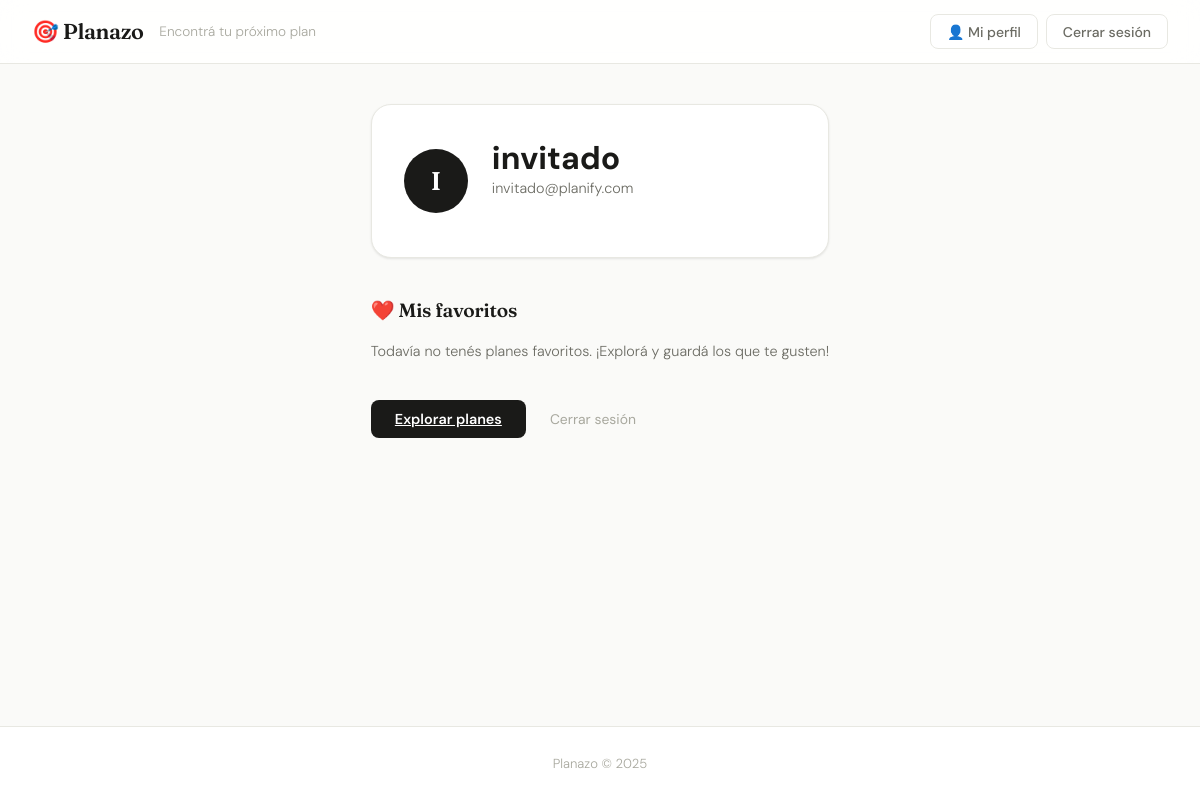
Page /perfil (signed in) on the earlier database version.
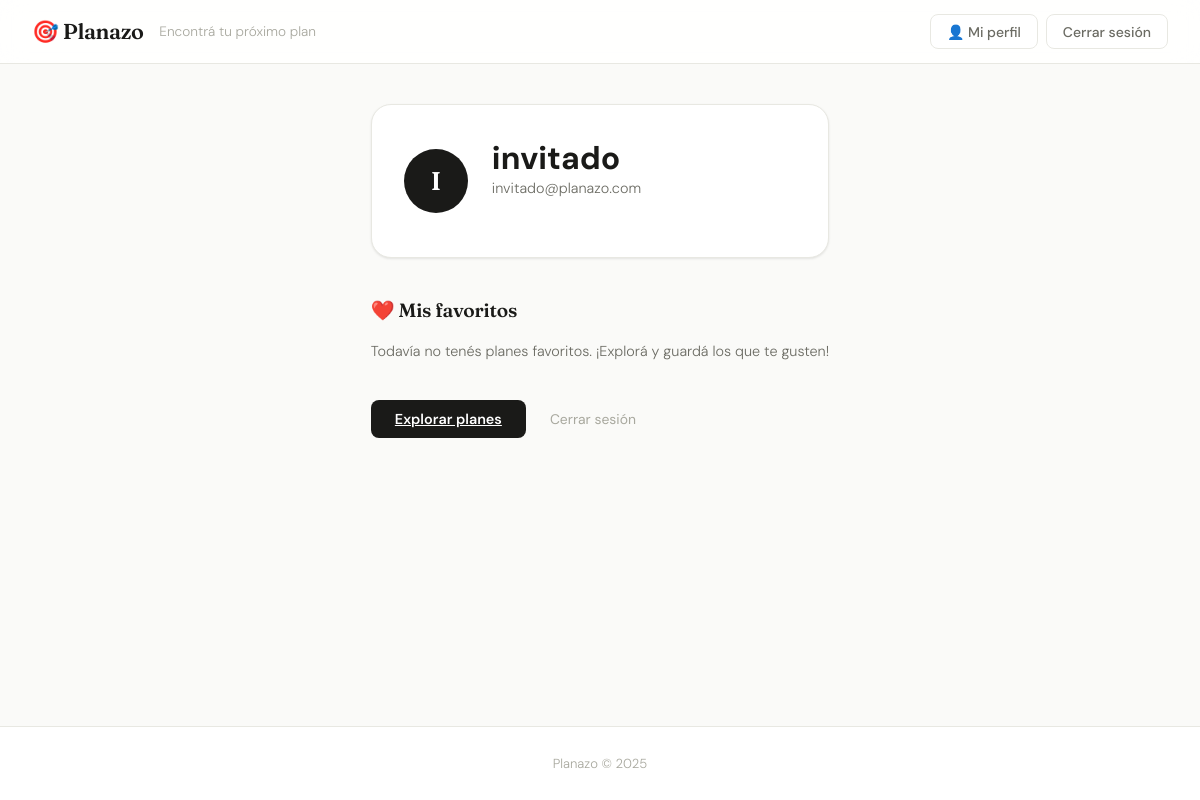
Same page on the later database version.
### app/models.py (models this page shows)
class Usuario(Base):
    __tablename__ = "usuarios"
    id = Column(Integer, primary_key=True, index=True)
    nombre = Column(String, nullable=False)
    email = Column(String, unique=True, index=True, nullable=False)
    hashed_password = Column(String, nullable=False)
    descartes = relationship("Descarte", back_populates="usuario")
    favoritos = relationship("Favorito", back_populates="usuario")

### app/main.py (the view)
@app.get("/perfil", response_class=HTMLResponse)
def perfil(request: Request, db: Session = Depends(get_db)):
    usuario = get_usuario_sesion(request, db)
    if not usuario:
        return RedirectResponse(url="/login", status_code=303)
    favoritos_ids = db.query(models.Favorito.plan_id).filter(
        models.Favorito.usuario_id == usuario.id
    ).all()
    favoritos = [
        db.query(models.Plan).filter(models.Plan.id == f[0]).first()
        for f in favoritos_ids
    ]
    return templates.TemplateResponse(
        request=request, name="perfil.html",
        context={"usuario": usuario, "favoritos": [f for f in favoritos if f]}
    )

### app/templates/perfil.html
{% extends "base.html" %}
{% block content %}
<div class="perfil-wrapper">
    <div class="perfil-header">
        <div class="perfil-avatar">{{ usuario.nombre[0] | upper }}</div>
        <div>
            <h1>{{ usuario.nombre }}</h1>
            <p class="login-sub">{{ usuario.email }}</p>
        </div>
    </div>
    <div class="perfil-seccion">
        <h2>❤️ Mis favoritos</h2>
        {% if favoritos %}
            <div class="grid-planes">
                {% for plan in favoritos %}
                <div class="card-plan">
                    <div class="card-header">
                        <span class="badge {% if plan.es_exterior %}badge-exterior{% else %}badge-interior{% endif %}">
                            {% if plan.es_exterior %}🌿 Aire libre{% else %}🏠 Cerrado{% endif %}
                        </span>
                        {% if plan.acepta_mascotas %}
                        <span class="badge badge-mascota">🐾 Mascotas OK</span>
                        {% endif %}
                    </div>
                    <h2 class="card-titulo">{{ plan.nombre }}</h2>
                    <p class="card-desc">{{ plan.descripcion }}</p>
                    <div class="card-info">
                        {% if plan.direccion %}
                        <span>📍 {{ plan.direccion }}</span>
                        {% endif %}
                        {% if plan.presupuesto_max %}
                        <span>💰 Hasta ${{ plan.presupuesto_max | int }}</span>
                        {% endif %}
                    </div>
                    <form method="post" action="/favoritos/quitar/{{ plan.id }}">
                        <button type="submit" class="btn-descartar">✕ Quitar de favoritos</button>
                    </form>
                </div>
                {% endfor %}
            </div>
        {% else %}
            <p class="sin-fav">Todavía no tenés planes favoritos. ¡Explorá y guardá los que te gusten!</p>
        {% endif %}
    </div>
    <div class="perfil-acciones">
        <a href="/" class="btn-buscar">Explorar planes</a>
        <a href="/logout" class="btn-limpiar">Cerrar sesión</a>
    </div>
</div>
{% endblock %}

### app/templates/base.html (shortened to what this page needs)
<!DOCTYPE html>
<html lang="es">
<head>
    <link rel="stylesheet" href="/static/style.css">
</head>
<body>
    <nav class="navbar">
        <div class="navbar-inner">
            <a href="/" class="logo">🎯 Planazo</a>
            <span class="tagline">Encontrá tu próximo plan</span>
            <div class="navbar-links">
                {% if request.session.get("usuario_id") %}
                    <a href="/perfil" class="nav-btn nav-perfil">👤 Mi perfil</a>
                    <a href="/logout" class="nav-btn">Cerrar sesión</a>
                {% else %}
                    <a href="/registro" class="nav-btn">Registrarse</a>
                    <a href="/login" class="nav-btn nav-login">Iniciar sesión</a>
                {% endif %}
            </div>
        </div>
    </nav>
    <main class="container">
        {% block content %}{% endblock %}
    </main>
    <footer>
        <p>Planazo © 2025</p>
    </footer>
</body>
</html>

### app/static/style.css (style rules this page uses)
:root { --bg: #fafaf8; --surface: #ffffff; --surface-2: #f4f4f0; --border: #e8e8e2; --border-2: #d8d8d0; --text: #1a1a18; --text-2: #6b6b63; --text-3: #a8a89e; --accent: #2d2d2a; --accent-2: #5c5c56; --green: #3d7a4a; --green-bg: #eef5f0; --amber: #8a5e00; --amber-bg: #fdf6e3; --red: #c0392b; --red-bg: #fdf0ee; --purple: #5046e5; --purple-light: #eeecfd; --shadow-sm: 0 1px 3px rgba(0,0,0,0.06), 0 1px 2px rgba(0,0,0,0.04); --shadow-md: 0 4px 12px rgba(0,0,0,0.08), 0 2px 4px rgba(0,0,0,0.04); --shadow-lg: 0 12px 32px rgba(0,0,0,0.10), 0 4px 8px rgba(0,0,0,0.04); --radius: 14px; --radius-sm: 8px; --radius-lg: 20px; }
*, *::before, *::after { box-sizing: border-box; margin: 0; padding: 0; }
body { font-family: 'DM Sans', sans-serif; background: var(--bg); color: var(--text); min-height: 100vh; display: flex; flex-direction: column; -webkit-font-smoothing: antialiased; }
.navbar { background: rgba(255,255,255,0.85); backdrop-filter: blur(12px); border-bottom: 1px solid var(--border); padding: 0 2rem; height: 64px; display: flex; align-items: center; position: sticky; top: 0; z-index: 100; }
.navbar-inner { max-width: 1140px; width: 100%; margin: 0 auto; display: flex; align-items: center; gap: 1rem; }
.logo { font-family: 'Fraunces', serif; font-size: 1.35rem; font-weight: 600; text-decoration: none; color: var(--text); letter-spacing: -0.02em; }
.tagline { color: var(--text-3); font-size: 0.85rem; font-weight: 300; }
.navbar-links { margin-left: auto; display: flex; gap: 0.5rem; align-items: center; }
.nav-btn { font-size: 0.875rem; font-weight: 500; text-decoration: none; color: var(--text-2); padding: 0.45rem 1rem; border-radius: var(--radius-sm); border: 1px solid var(--border); background: var(--surface); transition: all 0.15s ease; white-space: nowrap; }
.nav-perfil { font-weight: 500; }
.container { max-width: 1140px; margin: 0 auto; padding: 2.5rem 1.5rem; flex: 1; }
.btn-buscar { background: var(--text); color: #fff; border: none; padding: 0.62rem 1.5rem; border-radius: var(--radius-sm); font-size: 0.9rem; font-weight: 600; font-family: 'DM Sans', sans-serif; cursor: pointer; transition: background 0.15s, transform 0.1s; white-space: nowrap; }
.btn-limpiar { color: var(--text-3); font-size: 0.87rem; text-decoration: none; padding: 0.62rem 0.5rem; transition: color 0.15s; white-space: nowrap; }
.login-sub { color: var(--text-2); font-size: 0.9rem; margin-bottom: 1.75rem; font-weight: 300; }
.perfil-wrapper { max-width: 960px; margin: 0 auto; }
.perfil-header { display: flex; align-items: center; gap: 1.5rem; margin-bottom: 2.5rem; background: var(--surface); border: 1px solid var(--border); border-radius: var(--radius-lg); padding: 2rem; box-shadow: var(--shadow-sm); }
.perfil-avatar { width: 64px; height: 64px; background: var(--text); color: #fff; border-radius: 50%; display: flex; align-items: center; justify-content: center; font-family: 'Fraunces', serif; font-size: 1.6rem; font-weight: 600; flex-shrink: 0; }
.perfil-seccion { margin-bottom: 2.5rem; }
.perfil-seccion h2 { font-family: 'Fraunces', serif; font-size: 1.2rem; font-weight: 600; margin-bottom: 1.25rem; letter-spacing: -0.01em; }
.sin-fav { color: var(--text-2); font-size: 0.9rem; font-weight: 300; }
.perfil-acciones { display: flex; gap: 1rem; align-items: center; margin-top: 1rem; }
footer { text-align: center; padding: 1.75rem; color: var(--text-3); font-size: 0.82rem; border-top: 1px solid var(--border); background: var(--surface); font-weight: 300; }

Differences in the rows shown:
changed Usuario "invitado": email "invitado@planify.com" → "invitado@planazo.com"
